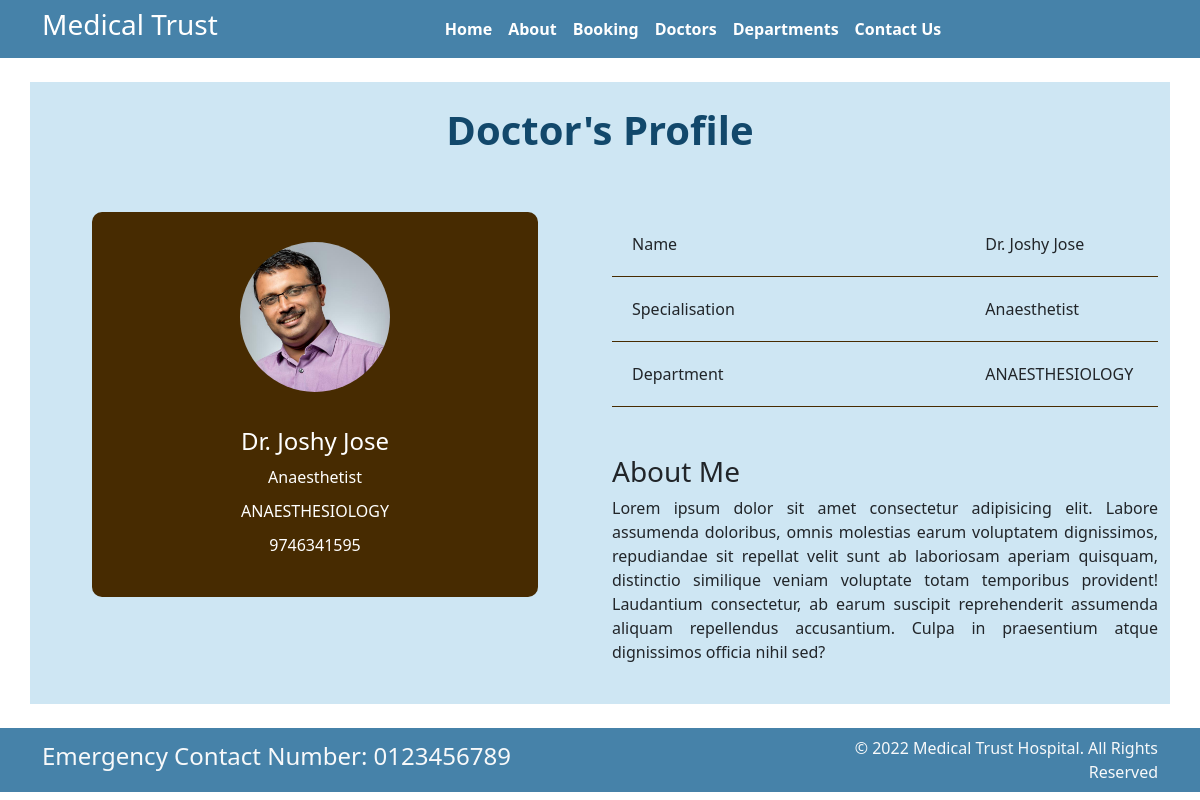
The app's page /profile/2/ with its own data.
### home/models.py (models this page shows)
class Doctors(models.Model):
    doc_name = models.CharField(max_length=100)
    doc_spec = models.CharField(max_length=100)
    dep_name = models.ForeignKey(Departments, on_delete=models.CASCADE)
    doc_image = models.ImageField(upload_to='doctors')
    doc_about = models.CharField(max_length=500, null='true', blank='true')
    doc_phone = models.IntegerField(null='true', blank='true')
    def __str__(self):
        return 'Dr ' + self.doc_name + ' - (' + self.doc_spec + ')'

class Departments(models.Model):
    dep_name = models.CharField(max_length=100)
    dep_description = models.TextField()
    def __str__(self):
        return self.dep_name

### home/views.py (the view)
# urls.py: path('profile/<int:my_id>/', views.profile, name='profile'),
def profile(request, my_id):
    print(my_id)
    prof = Doctors.objects.get(id=my_id)
    print(prof)
    return render(request, 'profile.html', {'prof': prof})

### templates/profile.html (shortened to what this page needs)
{% load static %}
<!DOCTYPE html>
<html lang="en">
<head>
    <link href="https://cdn.jsdelivr.net/npm/bootstrap@5.1.3/dist/css/bootstrap.min.css" rel="stylesheet"
>
    <link rel="stylesheet" href="{% static '/css/style.css' %}">
</head>
<body>
     <nav class="navbar navbar-expand-md " style="background-color : #4682A9    ">
      <div class="container">
        <div class="col-2 text-left pl-md-0">
          <h3 class="text-white"> Medical Trust </h3>
        </div>
        <div
          class="collapse navbar-collapse justify-content-center col-md-8 navbar-collapse-3">
          <ul class="navbar-nav justify-content-center  fw-bold">
            <li class="nav-item active">
              <a class="nav-link text-white" href="{% url 'home' %}">Home </a>
            </li>
            <li class="nav-item">
              <a class="nav-link text-white" href="{% url 'about' %}">About</a>
            </li>
            <li class="nav-item">
              <a class="nav-link text-white" href="{% url 'bookings' %}">Booking</a>
            </li>
            <li class="nav-item">
              <a class="nav-link text-white" href="{% url 'doctors' %}">Doctors</a>
            </li>
			 <li class="nav-item">
              <a class="nav-link text-white" href="{% url 'department' %}">Departments</a>
            </li>
            <li class="nav-item">
              <a class="nav-link text-white" href="{% url 'contact' %}">Contact Us</a>
            </li>
          </ul>
        </div>
      </div>
    </nav>
    <div class="container my-4 pb-4" style="background-color:#CEE6F3;">
        <h1 class="text-center fw-bold  pt-4" style="color :#12486B ">Doctor's Profile</h1>
        <div class="row">
            <div class="col-md-6">
                <div class="profile-links" style="">
                    <img src="{{prof.doc_image.url}}" alt="">
                    <h4><li>Dr. {{prof.doc_name}}</li></h4>
                    <li>{{prof.doc_spec}}</li>
                    <li> {{prof.dep_name}}</li>
                    <li>{{prof.doc_phone}}</li>
                </div>
            </div>
            <div class="col-md-6">
                <div class="mt-custum">
                    <div class="details">
                        <div class="row">
                            <div class="col-8">
                                Name
                            </div>
                            <div class="col-4">
                               Dr. {{prof.doc_name}}
                            </div>
                        </div>
                    </div>
                    <div class="details">
                        <div class="row">
                            <div class="col-8">
                                Specialisation
                            </div>
                            <div class="col-4">
                                {{prof.doc_spec}}
                            </div>
                        </div>
                    </div>
                    <div class="details">
                        <div class="row">
                            <div class="col-8">
                                Department
                            </div>
                            <div class="col-4">
                                {{prof.dep_name}}
                            </div>
                        </div>
                    </div>
                </div>
                <h3 class="mt-5">About Me</h3>
                <p class="text-justify">
                    Lorem ipsum dolor sit amet consectetur adipisicing elit. Labore assumenda doloribus, omnis molestias earum voluptatem dignissimos, repudiandae sit repellat velit sunt ab laboriosam aperiam quisquam, distinctio similique veniam voluptate totam temporibus provident! Laudantium consectetur, ab earum suscipit reprehenderit assumenda aliquam repellendus accusantium. Culpa in praesentium atque dignissimos officia nihil sed?
                </p>
            </div>
        </div>
    </div>
<section class="">
      <footer class="pt-2 pb-2  text-light" style="background-color : #4682A9">
        <div class="container">
          <div class="row align-items-center">
            <div class="col-12 col-md-8">
              <h4>Emergency Contact Number: 0123456789</h4>
            </div>
            <div class="col-12 col-md-4 mt-4 mt-md-0 text-center text-md-end">
              © 2022 Medical Trust Hospital. All Rights Reserved
            </div>
          </div>
        </div>
      </footer>
    </section>
</body>
</html>

### static/css/style.css (style rules this page uses)
.profile-links { background-color:#12486B; padding: 30px 20px; text-align: center; margin: 100px 70px 0 70px; border-radius: 10px; }
.profile-links img { width: 150px; height: 150px; border-radius: 50%; display: inline-block; margin-bottom: 25px; }
.profile-links li { display: block; margin: 10px 0; color: #fff; }
.mt-custum { margin-top: 100px; }
.mt-custum .details { border-bottom: 1px solid #472b01; padding: 20px; font-weight: 500; }
.text-justify { text-align: justify; }
@media (max-width:1200px) { .mt-custum { margin-top: 50px; } }
@media (max-width:1200px) { .profile-links { background-color: #472b01; padding: 30px 20px; text-align: center; margin: 50px 50px 0 50px; border-radius: 10px; } }

### records on screen
Doctors: doc_image (picture), doc_name "Joshy Jose", doc_spec "Anaesthetist", dep_name "ANAESTHESIOLOGY", doc_phone "9746341595"
